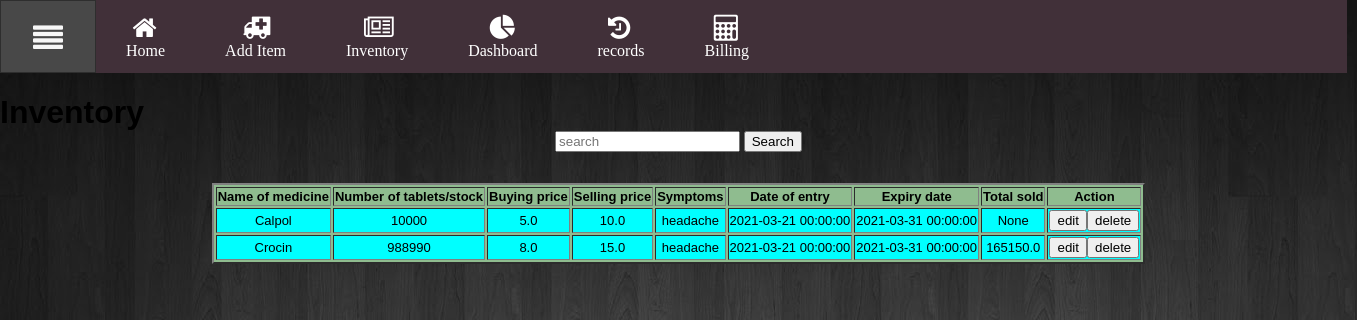
The app's page /inventory (signed in), older data.
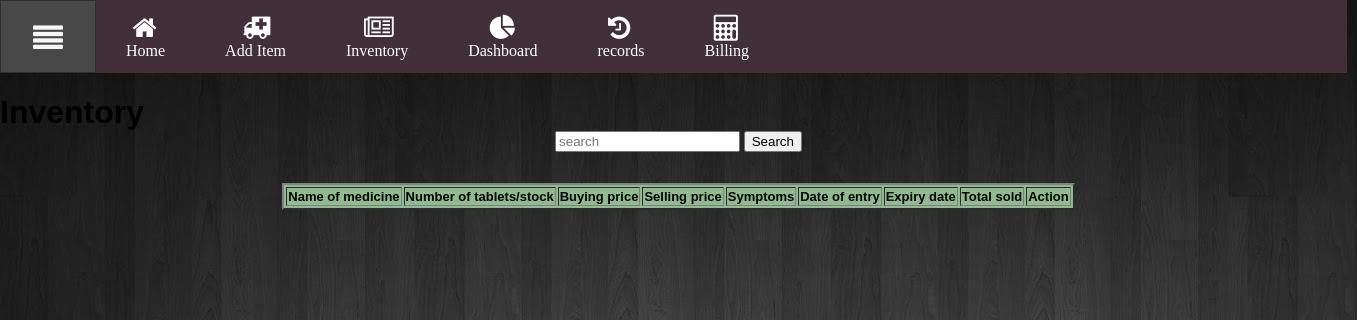
The same page, newer data.
### app.py (models this page shows)
class Inventory(db.Model):
	id = db.Column(db.Integer, primary_key=True)
	med_name = db.Column(db.String(100))
	entry_date = db.Column(db.DateTime)
	expiry_date = db.Column(db.DateTime)
	stock = db.Column(db.Integer)
	symptoms = db.Column(db.String(300))
	rate_per_tab_bought = db.Column(db.Float)
	rate_per_tab_sell = db.Column(db.Float)
	sold = db.Column(db.Float)
	owner_id = db.Column(db.Integer, db.ForeignKey('pharmacists.id'))

### app.py (the view)
@app.route("/inventory", methods=['POST', 'GET'])
@login_required
def inventory():
	inventory_list = Inventory.query.filter_by(owner_id = session['id']).all()
	if request.method == 'POST':
		try :
			med_name = request.form.get("med_name")
			query_for_med = Inventory.query.filter_by(med_name = med_name, owner_id = session['id']).all()
			return render_template("display_query.html", query_for_med = query_for_med)
		except:
			flash("Medicine not found!!")
			return redirect(url_for("inventory"))
	else:
		return render_template("inventory.html", inventory_list = inventory_list)

### app.py (called while the page is built)
@login_manager.user_loader
def load_user(user_id):
    return Pharmacists.query.get(int(user_id))

### templates/inventory.html (shortened to what this page needs)
{% extends "layout.html" %}
{% block body %}
<!DOCTYPE html>
<html lang="en">
<head>
</head>
<body>
    <h1 style="text-align: center;">Inventory</h1><br>
    <form action="/inventory" method="POST" style="text-align: center;">
        <input list="browsers" name="med_name" id="browser" autocomplete="off" placeholder="search">
        <input type="submit" name="search" value="Search">
    </form>
    <br><br>
    <form action="/edit" method="POST" style="text-align: center;">
        <TABLE id="dataTable" border="2" align="center" style="background-color: darkseagreen;">
            <th style="text-align: center;">Name of medicine</th>
            <th style="text-align: center;">Number of tablets/stock</th>
            <th style="text-align: center;">Buying price</th>
            <th style="text-align: center;">Selling price</th>
            <th style="text-align: center;">Symptoms</th>
            <th style="text-align: center;">Date of entry</th>
            <th style="text-align: center;">Expiry date</th>
            <th style="text-align: center;">Total sold</th>
            <th style="text-align: center;">Action</th>
                {% for i in inventory_list %}
                <tr style="text-align: center; background-color: cyan;">
                    <td>{{i.med_name}}</td>
                    <td>{{i.stock}}</td>
                    <td>{{i.rate_per_tab_bought}}</td>
                    <td>{{i.rate_per_tab_sell}}</td>
                    <td>{{i.symptoms}}</td>
                    <td>{{i.entry_date}}</td>
                    <td>{{i.expiry_date}}</td>
                    <td>{{i.sold}}</td>
                    <td><input type="submit" name="{{i.id}}" value="edit"><input type="submit" name="{{i.id}}" value="delete"></td>
                </tr>
                {% endfor %}
          </TABLE>
        </form>
    <br><br>
</body>
</html>
{% endblock %}

Row changes from the older to the newer data that the page shows:
no longer on this page (row edited): Inventory: med_name "Calpol", stock "10000", rate_per_tab_bought "5.0", rate_per_tab_sell "10.0", symptoms "headache", entry_date "2021-03-21 00:00:00", expiry_date "2021-03-31 00:00:00", sold "None"
no longer on this page (row edited): Inventory: med_name "Crocin", stock "988990", rate_per_tab_bought "8.0", rate_per_tab_sell "15.0", symptoms "headache", entry_date "2021-03-21 00:00:00", expiry_date "2021-03-31 00:00:00", sold "165150.0"
